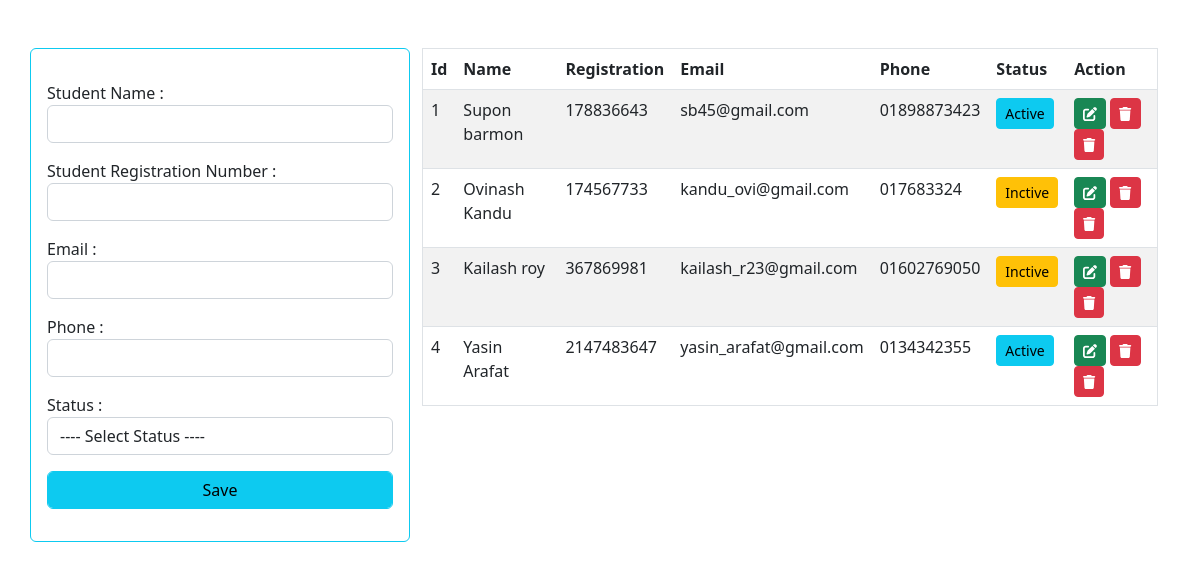
The page / on the database its author committed.
### tables this page shows
CREATE TABLE `tbl_student` (
  `id` int(11) NOT NULL,
  `name` varchar(50) NOT NULL,
  `reg` int(11) NOT NULL,
  `email` varchar(100) NOT NULL,
  `phone` varchar(15) NOT NULL,
  `status` int(11) NOT NULL
);

### classes.php (called while the page is built, shortened)
<?php
class Student{
    private $con = "";
    public function __construct(){
        $this->con = new mysqli('localhost','root','','batch_08');
    }
    public function show(){
        $qur = $this->con->query("SELECT * FROM tbl_student");
        return $qur;
    }
}
?>

### index.php (the view, shortened to what this page needs)
<!doctype html>
<html lang="en">
<head>
    <link href="https://cdn.jsdelivr.net/npm/bootstrap@5.2.3/dist/css/bootstrap.min.css" rel="stylesheet"
>
    <link rel="stylesheet" href="https://cdnjs.cloudflare.com/ajax/libs/font-awesome/6.4.0/css/all.min.css">
</head>
<body>
    <div class="container">
        <div class="row mt-5">
            <div class="col-md-4 border border-info rounded p-3">
                <?php
                include "classes.php";
                $clsObj = new Student;
                ?>
                <form method="post">
                    <div class="form-group my-3">
                        <label for="name">Student Name :</label>
                        <input type="text" name="name" id="name" class="form-control">
                    </div>
                    <div class="form-group my-3">
                        <label for="reg">Student Registration Number :</label>
                        <input type="text" name="reg" id="reg" class="form-control">
                    </div>
                    <div class="form-group my-3">
                        <label for="email">Email :</label>
                        <input type="text" name="email" id="email" class="form-control">
                    </div>
                    <div class="form-group my-3">
                        <label for="phone">Phone :</label>
                        <input type="text" name="phone" id="phone" class="form-control">
                    </div>
                    <div class="form-group my-3">
                        <label for="status">Status :</label>
                        <select name="status" id="status" class="form-control">
                            <option value="">---- Select Status ----</option>
                        </select>
                    </div>
                    <div class="form-group my-3">
                        <button name="btn" class="btn btn-info form-control">Save</button>
                    </div>
                </form>
            </div>
            <div class="col-md-8">
                <table class="table table-striped table-hover" border="1">
                    <thead>
                        <tr>
                            <th>Id</th>
                            <th>Name</th>
                            <th>Registration</th>
                            <th>Email</th>
                            <th>Phone</th>
                            <th>Status</th>
                            <th>Action</th>
                        </tr>
                    </thead>
                    <tbody>
                        <?php
                        $all = $clsObj->show();
                        $sl = 1;
                        while($data = $all->fetch_assoc()){
                            if($data['status'] == 1){
                                $status = '<a href="index.php?active='.$data["id"].'" class="btn btn-info btn-sm">Active</a>';
                            }
                            else{
                                $status = '<a href="index.php?inactive='.$data["id"].'" class="btn btn-warning btn-sm">Inctive</a>';
                            }
                            echo "<tr>
                            <td>".$sl."</td>
                            <td>".$data['name']."</td>
                            <td>".$data['reg']."</td>
                            <td>".$data['email']."</td>
                            <td>".$data['phone']."</td>
                            <td>".$status."</td>
                            <td>
                            <a href='edit.php?id=".$data['id']."' class='btn btn-success btn-sm'><i class='fa fa-edit'></i></a>
                            <a href='index.php?delete=".$data['id']."' class='btn btn-danger btn-sm'><i class='fa fa-trash'></i></a>
                            <button data-bs-toggle='modal' data-bs-target='#delete".$data['id']."' class='btn btn-danger btn-sm'><i class='fa fa-trash'></i></button>
                            </td>
                            </tr>";
                            $sl++;
                            ?>
                        <?php }
                        ?>
                    </tbody>
                </table>
            </div>
        </div>
    </div>
</body>
</html>

### rows shown on the page
tbl_student: name "Supon barmon", reg "178836643", email "sb45@gmail.com", phone "01898873423"
tbl_student: name "Ovinash Kandu", reg "174567733", email "kandu_ovi@gmail.com", phone "017683324"
tbl_student: name "Kailash roy", reg "367869981", email "kailash_r23@gmail.com", phone "01602769050"
tbl_student: name "Yasin Arafat", reg "2147483647", email "yasin_arafat@gmail.com", phone "0134342355"
